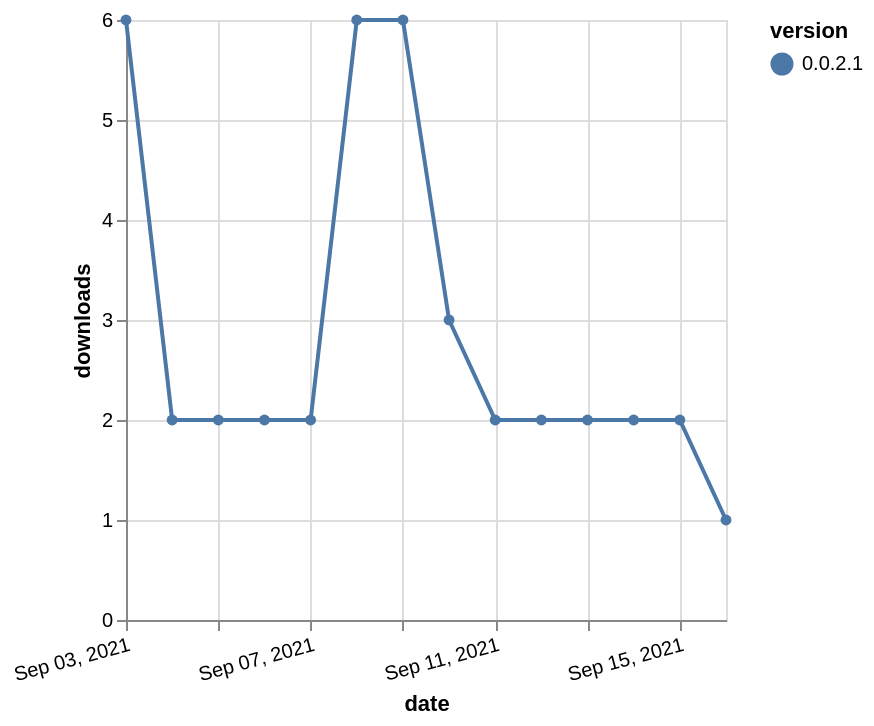

Vega-Lite specification stored for this chart:
### Vega-Lite specification from a JSON file in a GitHub repository (floating-point values rounded to 4 significant figures)
{"$schema": "https://vega.github.io/schema/vega-lite/v5.json", "description": "A simple bar chart with embedded data.", "data": {"values": [{"date": "2021-09-03", "total": 282, "delta": 6, "version": "0.0.2.1"}, {"date": "2021-09-04", "total": 284, "delta": 2, "version": "0.0.2.1"}, {"date": "2021-09-05", "total": 286, "delta": 2, "version": "0.0.2.1"}, {"date": "2021-09-06", "total": 288, "delta": 2, "version": "0.0.2.1"}, {"date": "2021-09-07", "total": 290, "delta": 2, "version": "0.0.2.1"}, {"date": "2021-09-08", "total": 296, "delta": 6, "version": "0.0.2.1"}, {"date": "2021-09-09", "total": 302, "delta": 6, "version": "0.0.2.1"}, {"date": "2021-09-10", "total": 305, "delta": 3, "version": "0.0.2.1"}, {"date": "2021-09-11", "total": 307, "delta": 2, "version": "0.0.2.1"}, {"date": "2021-09-12", "total": 309, "delta": 2, "version": "0.0.2.1"}, {"date": "2021-09-13", "total": 311, "delta": 2, "version": "0.0.2.1"}, {"date": "2021-09-14", "total": 313, "delta": 2, "version": "0.0.2.1"}, {"date": "2021-09-15", "total": 315, "delta": 2, "version": "0.0.2.1"}, {"date": "2021-09-16", "total": 316, "delta": 1, "version": "0.0.2.1"}]}, "width": "container", "mark": {"type": "line", "point": {"filled": true}}, "encoding": {"x": {"field": "date", "type": "temporal", "timeUnit": "yearmonthdate", "title": "date", "axis": {"labelAngle": -15}}, "y": {"field": "delta", "type": "quantitative", "title": "downloads"}, "color": {"field": "version", "type": "nominal"}, "tooltip": {"field": "delta"}}}
